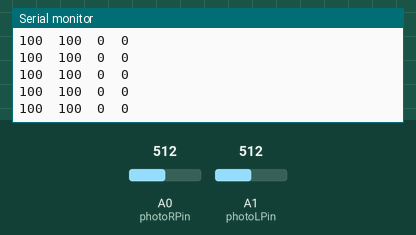
Simulated run of this sketch. Board: Arduino Uno, built with avr-gcc and run on an emulated ATmega328P. Shown: the last lines printed to the serial monitor. The test bench sets the inputs (shaded band); at power-on: A0 (photoRPin) = 512, A1 (photoLPin) = 512.

Above: at 2.7 s.
2.8 s: A0 (photoRPin) set to 502
At 2.86 s:
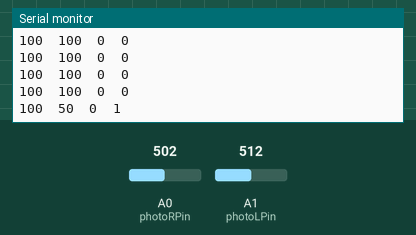
4.3 s: A0 (photoRPin) set to 524
At 4.33 s:
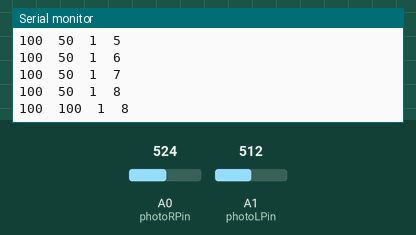
Timing chart, 0 to 7.3 s (numbered marks = the images above; inputs shaded):
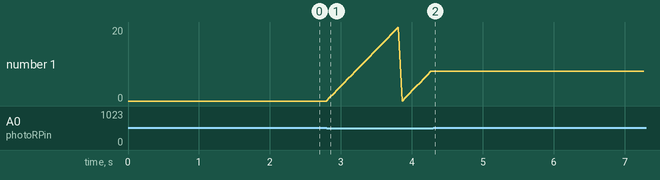

Measured:
- after the input at 2.8 s, the serial monitor: prints a new line after 0.05 s (image 1)
- plotted number 1: 0 → 8 after the input at 2.8 s

The sketch:

StudySpace_ArduinoCode.ino
```cpp
int photoRPin = 0;
int photoLPin = 1;
int minLightR;          //Used to calibrate the readings
int maxLightR;   //Used to calibrate the readings
int minLightL;
int maxLightL;
int lightLevelR;
int lightLevelL;
int adjustedLightLevelR;
int adjustedLightLevelL;
int count;
int time;

void setup() {
 Serial.begin(9600);

 //Setup the starting light level limits
 lightLevelR=analogRead(photoRPin);
 lightLevelL=analogRead(photoLPin);
 minLightR=lightLevelR-20;
 maxLightR=lightLevelR;
 minLightL=lightLevelL-20;
 maxLightL=lightLevelL;
 count = 0;
 time = 0;
}

void loop(){
 //auto-adjust the minimum and maximum limits in real time
 lightLevelR=analogRead(photoRPin);
 lightLevelL=analogRead(photoLPin);
 if(minLightR>lightLevelR){
 minLightR=lightLevelR;
 }
 if(maxLightR<lightLevelR){
 maxLightR=lightLevelR;
 }
  if(minLightL>lightLevelL){
 minLightL=lightLevelL;
 }
 if(maxLightL<lightLevelL){
 maxLightL=lightLevelL;
 }

 //Adjust the light level to produce a result between 0 and 100.
 adjustedLightLevelR = map(lightLevelR, minLightR, maxLightR, 0, 100);
 adjustedLightLevelL = map(lightLevelL, minLightL, maxLightL, 0, 100);

 if(adjustedLightLevelL > (adjustedLightLevelR + 20)) {
   time = time + 1;
   if(time > 20) {
    count=count+1;
    time = 0;
   }
 }

 if((adjustedLightLevelL+20) < (adjustedLightLevelR)) {
   time = time + 1;
   if(time > 20) {
     if(count > 0){
       count=count-1;
     }
    time = 0;
   }
 }

 //Send the adjusted Light level result to Serial port (processing)
 Serial.print(adjustedLightLevelL);
 Serial.print("\t");
 Serial.print(adjustedLightLevelR);
 Serial.print("\t");
 Serial.print(count);
 Serial.print("\t");
 Serial.println(time);

 //slow down the transmission for effective Serial communication.
 delay(50);
}
```
